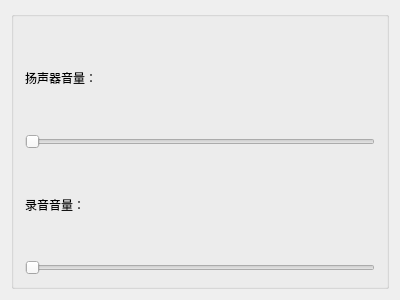
<?xml version="1.0" encoding="UTF-8"?>
<ui version="4.0">
 <class>MainWindow</class>
 <widget class="QMainWindow" name="MainWindow">
  <property name="geometry">
   <rect>
    <x>0</x>
    <y>0</y>
    <width>400</width>
    <height>300</height>
   </rect>
  </property>
  <property name="windowTitle">
   <string>MainWindow</string>
  </property>
  <widget class="QWidget" name="centralWidget">
   <layout class="QGridLayout" name="gridLayout">
    <item row="0" column="0">
     <widget class="QGroupBox" name="groupBox">
      <property name="title">
       <string/>
      </property>
      <layout class="QVBoxLayout" name="verticalLayout">
       <item>
        <widget class="QLabel" name="label_3">
         <property name="text">
          <string>扬声器音量：</string>
         </property>
        </widget>
       </item>
       <item>
        <widget class="QSlider" name="horizontalSlider_2">
         <property name="orientation">
          <enum>Qt::Horizontal</enum>
         </property>
        </widget>
       </item>
       <item>
        <widget class="QLabel" name="label_2">
         <property name="text">
          <string>录音音量：</string>
         </property>
        </widget>
       </item>
       <item>
        <widget class="QSlider" name="horizontalSlider">
         <property name="orientation">
          <enum>Qt::Horizontal</enum>
         </property>
        </widget>
       </item>
      </layout>
     </widget>
    </item>
   </layout>
  </widget>
 </widget>
 <layoutdefault spacing="6" margin="11"/>
 <resources/>
 <connections/>
</ui>
